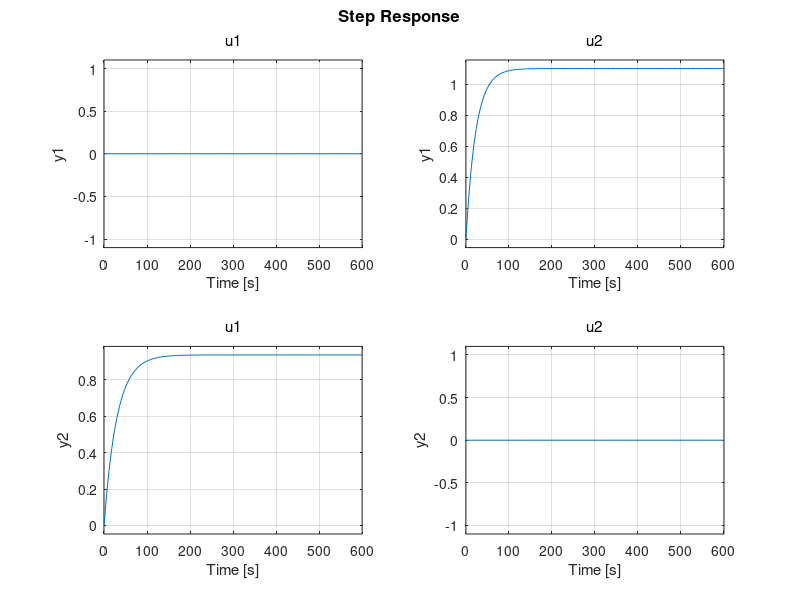

Source code (MATLAB): (Note: this script raises an error after producing the figure.)
% MPC Control
% Four Tank System
close all;
clear all; clc;

% Define the System Matrices
 % Given parameters
 A1=28; A2=32; A3=28; A4=32;             
 a1=0.071; a2=0.057; a3=0.071;a4=0.057;
 kc=1.0;
 g=981;
 k1=3.33; k2=3.35;
 z1=0.70; z2=0.60;
 T1=62; T2=90; T3=23; T4=30;
 
 % Matrices of the system
 Am1=[-1/T1 0 A3/(T3*A1) 0;0 -1/T2 0 A4/(A2*T4);0 0 -1/T3 0;0 0 0 -1/T4];   
 Bm1=[z1*k1/A1 0;0 z2*k2/A2 ;0 (1-z2)*k2/A3 ;(1-z1)*k1/A4 0];
 Cm1=[0 0 kc 0 ;0 0 0 kc]; %Change according to the controller (To control)
 Co1=[0 0 kc 0 ;0 0 0 kc]; %Change according to the observer (To measure)
 Dm1=[0 0;0 0];

 % Continuous State space model
 sys_cp=ss(Am1,Bm1,Cm1,Dm1); % (For MPC)
 sysK=ss(Am1,Bm1,Co1,Dm1);   % (For Kalman Filter)

 %Step response of system
 step(sys_cp);

 % Discrete State space model
 Ts=0.1;
 sys_d=c2d(sys_cp,Ts);       % (For MPC)
 sysK_d=c2d(sysK,Ts);        % (For Kalman Filter)
 
 Am=sys_d.A;        
 Bm=sys_d.B;
 Cm=sys_d.C;  %(To control)
 Co=sysK_d.C; %(To measure)
 Dm=sys_d.D;

%For MPC implementation

 %Prediction Horizon
 Np=35
 %Control Horizon
 Nc=8;
 %Calculate the matrices
 [Phi_Phi,Phi_F,Phi_R,Phi,F,BarRs,A_e,B_e,C_e]=mpcgain_MIMO(Am,Bm,Cm,Nc,Np);
 q=size(Cm,1);
 [n,m]=size(B_e);
 nm=size(Am,1);
 %xm=zeros(nm,1);
 
 Xf=zeros(n,1); %Augmented state system

 % Define the length of the simulation
 nlen=800;

 r=ones(nlen,q);
 u=zeros(m,1); %u(k-1)=0
 y=zeros(q,1);
 uwt=[1 1]; %input weight R matrix
 ysp=[2.8 2.4];% Set point
 Rs=repmat(ysp',Np,1);
 R=zeros(m*Nc,m*Nc);
 R(1:m,1:m)=diag(uwt);
 for i=2:Nc
    R((i-1)*m+1:i*m,(i-1)*m+1:i*m)=diag(uwt);
 end

 % Hessian Matrix
 H=Phi_Phi+R;

 %Input Constraints
 DUmin=5*[-1;-1];  
 DUmax=5*[1;1];
 Umin= 0*[-1;-1];
 Umax= 20*[1;1];

%For Kalman Filter Implementation
  Am_tr = transpose(Am);
  Co_tr = transpose(Co);
  %Checking for Controllability and Observability
  %Since this is fourth order system, Controllability matrix is [B AB A^2*B  A^3*B]

  CO=[Bm(:,1) Bm(:,2) Am*Bm(:,1) Am*Bm(:,2) Am^2*Bm(:,1) Am^2*Bm(:,2) Am^3*Bm(:,1) Am^3*Bm(:,2)];
  R_co = rank(CO);
  if R_co==4
   disp('System is controllable')
  else
   disp('System is uncontrollable')
  end

  %Similarly Observability matrix is [H;HA;HA^2;HA^3]
  OB = [Co(1,:); Co(2,:); Co(1,:)*Am; Co(2,:)*Am; Co(1,:)*Am^2; Co(2,:)*Am^2; Co(1,:)*Am^3;Co(2,:)*Am^3];
  R_ob = rank(OB);
  if R_ob ==4
   disp('System is observable')
  else
   disp('System is unobservable')
  end
  
  %Define the noise covariances.
  %We can tune the Q and R for the better estimates of the states
  Q = 10*eye(4);
  R = 0.5*eye(2);
  
  %Preallocating the memory
  x_pri=zeros(4,nlen);
  x_post=zeros(4,nlen);
  E=zeros(4,nlen);
  P_pri=ones(4,4,nlen);
  P_post=ones(4,4,nlen);
  K=zeros(4,4,nlen);
  %Tolerance=zeros(1,nlen);
  trpapriori = zeros(1,nlen);
  trposteriori=zeros(1,nlen);

  %Initial condition on the state, x.
  xm=[12.4;12.7;1.8;1.4];

  %Initial guesses for state and a posteriori covariance.
  x_postm= [1;1;1;1];
  P_postm= (10^5)*eye(4);
  
  %Calculate the process and measurement noise.
  w= 0.005*rand(4,1);
  v= 0.05*rand(2,1);
  
  deltau1=zeros(2,nlen);
  u1=zeros(2,nlen);
  xm1=zeros(4,nlen);
  y1=zeros(2,nlen);
  x_postm1=zeros(4,nlen);
  x_pri1=zeros(4,nlen);

  ukprev=u;
  for kk=1:nlen;
     %pred_err=(Rs-F*Xf);
     %DeltaU=inv(Phi_Phi+R)*Phi'*pred_err;
     f=-(Phi')*(Rs-F*Xf); 
     [M,gamma]=mpc_constraint_MIMO(Umin,Umax,DUmin,DUmax,ukprev,Nc); 
     DeltaU=quadprog(H,f,M,gamma); %H is Haessian matrix
     deltau=DeltaU(1:m,1); %First move of m inputs
     deltau1(:,kk)=deltau;

     u=u+deltau;
     ukprev=u;
     u1(:,kk)=u;

     xm_old=xm;
     xm=Am*xm+Bm*u+w; %delxm(k+1)
     xm1(:,kk)=xm;

     y=Co*xm+v; %y(k) and random noise
     y_mpc=Cm*xm;
     y1(:,kk)=y_mpc;
     
     
     
     %Kalman Filter implementation
      %Predictor equations
        %Compute X_prior
       x_pri=Am*x_postm + Bm*u;
       x_pri1(:,kk)=x_pri;
       %Compute variance P prior
       P_pri=Am*P_postm*Am_tr+Q;
      %Calculating the trace of P prior
      %trpapriori(1,k) = trace(P_pri(:,:,k));

 %Corrector equations
 %Compute Kalman Gain
 K=P_pri*Co_tr/(Co*P_pri*Co_tr+R);
 
 Z_est = Co*x_pri;
 Z_true=y;
 E=Z_true-Z_est;

 %Compute X posterior
 x_postm=x_pri+K*E;
 x_postm1(:,kk)=x_postm;
 %Compute variance P posterior
 P_postm=P_pri - K*Co*P_pri;
 %Calculating the trace of P posterior
 %trposteriori(1,k) = trace(P_post(:,:,k));
        

  Xf=[xm-xm_old;y_mpc]; %full state feedback in delta
    end
    k=0:Ts:(nlen-1)*Ts;
    figure
                        %Plots all the tank measurements with legend
    for i = 1:4
        plot(xm1(i,:),'displayname',strcat('h',num2str(i)));
        hold on;
    end
    xlabel('Time')
    ylabel('All the water levels')
    legend;
   figure
    subplot(311)                          %Plots the controlled heights only.
        plot(transpose(y1(1,:)),'displayname',strcat('h3'));
        hold on;
        plot(transpose(y1(2,:)),'displayname',strcat('h4'));
    xlabel('Time')
    ylabel('Water level controlled')
    legend;
    subplot(312)
    plot(k,u1')    %Plots the pump voltages
    xlabel('Time')
    ylabel('pump volatge')
    legend('Control')
    subplot(313)
    stairs(k,deltau1')
    xlabel('Time')
    ylabel('deltau')
    legend('First incremental control')
    
         disp('set points are=');
  disp(ysp)
  X=['when Np=',num2str(Np), ' Nc=',num2str(Nc)]; 
  disp(X);
  disp('and uwt=')
  disp(uwt);
  disp('Set points acheived are=')
  disp(y_mpc);
                      
   
                      
   
   
    
 

